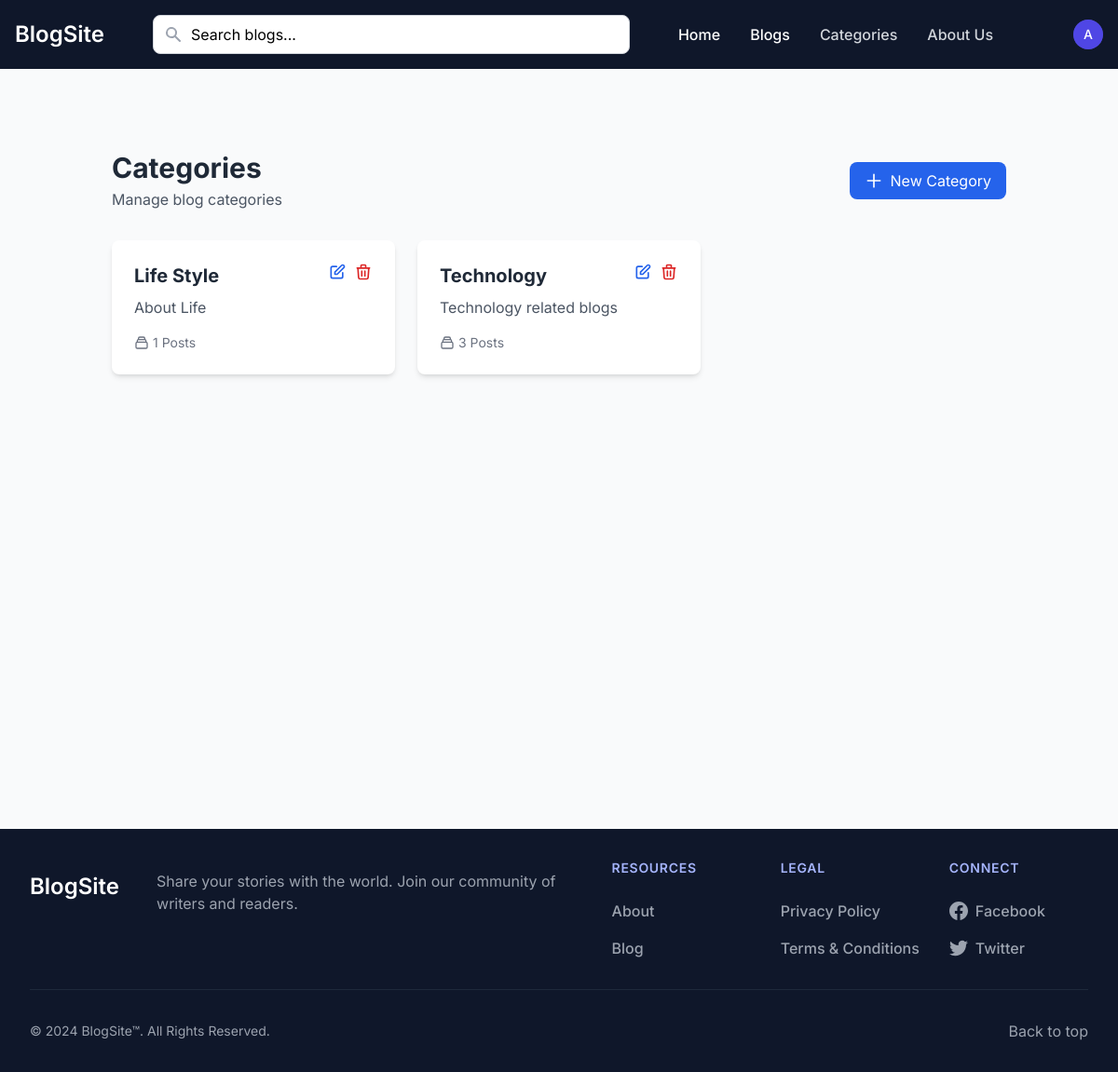
/categories (signed in), run on the app's committed database.
### app.py (models this page shows, shortened)
class User(UserMixin, db.Model):
    id = db.Column(db.Integer, primary_key=True)
    name = db.Column(db.String(100), nullable=False)
    email = db.Column(db.String(120), unique=True, nullable=False)
    password = db.Column(db.String(200), nullable=False)
    is_admin = db.Column(db.Boolean, default=False)
    created_at = db.Column(db.DateTime, nullable=False, default=datetime.utcnow)
    updated_at = db.Column(db.DateTime, default=datetime.utcnow, onupdate=datetime.utcnow)

class Category(db.Model):
    id = db.Column(db.Integer, primary_key=True)
    name = db.Column(db.String(50), unique=True, nullable=False)
    description = db.Column(db.Text)
    created_at = db.Column(db.DateTime, default=datetime.utcnow)
    updated_at = db.Column(db.DateTime, default=datetime.utcnow, onupdate=datetime.utcnow)
    blogs = db.relationship('Blog', backref='category', lazy=True)

### app.py (the view)
@app.route('/categories')
@login_required
def list_categories():
    categories = Category.query.order_by(Category.name).all()
    return render_template('categories.html', categories=categories, user=current_user)

### app.py (called while the page is built)
@app.context_processor
def utility_processor():
    return {
        'POSTS_PER_PAGE': app.config['POSTS_PER_PAGE'],
        'min': min  # Make min() function available in templates
    }

@login_manager.user_loader
def load_user(user_id):
    return User.query.get(int(user_id))

### templates/categories.html (shortened to what this page needs)
{% extends "base.html" %}
{% block content %}
<div class="max-w-6xl mx-auto my-10 px-4">
    <div class="flex justify-between items-center mb-8">
        <div>
            <h2 class="text-3xl font-bold text-gray-800">Categories</h2>
            <p class="text-gray-600 mt-1">Manage blog categories</p>
        </div>
        {% if user.is_admin%}
        <a href="{{ url_for('create_category') }}"
           class="inline-flex items-center px-4 py-2 bg-blue-600 text-white rounded-lg hover:bg-blue-700 focus:outline-none focus:ring-2 focus:ring-blue-500">
            <svg class="w-5 h-5 mr-2" fill="none" stroke="currentColor" viewBox="0 0 24 24">
                <path stroke-linecap="round" stroke-linejoin="round" stroke-width="2" d="M12 4v16m8-8H4"></path>
            </svg>
            New Category
        </a>
        {% endif %}
    </div>
    <div class="grid grid-cols-1 md:grid-cols-2 lg:grid-cols-3 gap-6">
        {% for category in categories %}
        <div class="bg-white rounded-lg shadow-md overflow-hidden hover:shadow-lg transition-shadow duration-300">
            <div class="p-6">
                <div class="flex justify-between items-start">
                    <div>
                        <h3 class="text-xl font-bold text-gray-800">{{ category.name }}</h3>
                        <p class="text-gray-600 mt-2">{{ category.description or 'No description available' }}</p>
                    </div>
                    <div class="flex space-x-2">
                        <a href="{{ url_for('edit_category', category_id=category.id) }}"
                           class="text-blue-600 hover:text-blue-800">
                            <svg class="w-5 h-5" fill="none" stroke="currentColor" viewBox="0 0 24 24">
                                <path stroke-linecap="round" stroke-linejoin="round" stroke-width="2" d="M11 5H6a2 2 0 00-2 2v11a2 2 0 002 2h11a2 2 0 002-2v-5m-1.414-9.414a2 2 0 112.828 2.828L11.828 15H9v-2.828l8.586-8.586z"></path>
                            </svg>
                        </a>
                        <form method="POST" action="{{ url_for('delete_category', category_id=category.id) }}"
                              class="inline"
                              onsubmit="return confirm('Are you sure you want to delete this category?')">
                            <button type="submit" class="text-red-600 hover:text-red-800">
                                <svg class="w-5 h-5" fill="none" stroke="currentColor" viewBox="0 0 24 24">
                                    <path stroke-linecap="round" stroke-linejoin="round" stroke-width="2" d="M19 7l-.867 12.142A2 2 0 0116.138 21H7.862a2 2 0 01-1.995-1.858L5 7m5 4v6m4-6v6m1-10V4a1 1 0 00-1-1h-4a1 1 0 00-1 1v3M4 7h16"></path>
                                </svg>
                            </button>
                        </form>
                    </div>
                </div>
                <div class="mt-4 flex items-center text-sm text-gray-500">
                    <svg class="w-4 h-4 mr-1" fill="none" stroke="currentColor" viewBox="0 0 24 24">
                        <path stroke-linecap="round" stroke-linejoin="round" stroke-width="2" d="M19 11H5m14 0a2 2 0 012 2v6a2 2 0 01-2 2H5a2 2 0 01-2-2v-6a2 2 0 012-2m14 0V9a2 2 0 00-2-2M5 11V9a2 2 0 012-2m0 0V5a2 2 0 012-2h6a2 2 0 012 2v2M7 7h10"></path>
                    </svg>
                    {{ category.blogs|length }} Posts
                </div>
            </div>
        </div>
        {% endfor %}
    </div>
</div>
{% endblock %}

### templates/base.html (shortened to what this page needs)
<!DOCTYPE html>
<html lang="en">
<head>
    <link href="{{ url_for('static', filename='dist/css/output.css') }}" rel="stylesheet">
</head>
<body class="bg-gray-50">
    <nav class="bg-slate-900">
        <div class="max-w-screen-xl flex flex-wrap items-center justify-between mx-auto p-4">
            <a href="/" class="flex items-center space-x-3 rtl:space-x-reverse">
                <span class="self-center text-2xl font-semibold whitespace-nowrap text-white">BlogSite</span>
            </a>
            <div class="flex items-center md:order-2">
                {% if current_user.is_authenticated %}
                    <button type="button"
                            class="flex text-sm bg-slate-700 rounded-full md:me-0 focus:ring-4 focus:ring-indigo-500"
                            id="user-menu-button"
                            aria-expanded="false"
                            data-dropdown-toggle="user-dropdown"
                            data-dropdown-placement="bottom"
                            style="margin-left: 50px;">
                        <div class="w-8 h-8 rounded-full bg-indigo-600 flex items-center justify-center">
                            <span class="text-white font-medium">{{ current_user.name[:1] }}</span>
                        </div>
                    </button>
                {% else %}
                    <a href="{{ url_for('login') }}"
                        style="margin-left: 50px;"
                       class="text-white bg-indigo-600 hover:bg-indigo-700 focus:ring-4 focus:outline-none focus:ring-indigo-300 font-medium rounded-lg text-sm px-4 py-2 text-center shadow-sm">
                        Login
                    </a>
                {% endif %}
            </div>
            <div class="items-center justify-between hidden w-full md:flex md:w-auto md:order-1 bg-slate-900" id="navbar-cta">
                <ul class="flex flex-col font-medium p-4 md:p-0 mt-4 rounded-lg md:space-x-8 rtl:space-x-reverse md:flex-row md:mt-0">
                    <li>
                        <a href="/" class="block py-2 px-3 md:p-0 text-white hover:text-indigo-300" aria-current="page">Home</a>
                    </li>
                    <li>
                        <a href="{{url_for('all_blogs')}}" class="block py-2 px-3 md:p-0 text-white hover:text-indigo-300" aria-current="page">Blogs</a>
                    </li>
                    {% if user.is_admin %}
                    <li>
                        <a href="{{ url_for('list_categories') }}" class="block py-2 px-3 md:p-0 text-gray-300 hover:text-indigo-300">Categories</a>
                    </li>
                    {% endif %}
                    <li>
                        <a href="#" class="block py-2 px-3 md:p-0 text-gray-300 hover:text-indigo-300">About Us</a>
                    </li>
                </ul>
            </div>
            <div class="flex-1 max-w-lg mx-4 relative">
                <form action="{{ url_for('search') }}" method="GET" class="relative">
                    <div class="relative">
                        <input type="text" name="q"
                               class="w-full px-4 py-2 pl-10 pr-4 rounded-lg border border-gray-300 focus:outline-none focus:ring-2 focus:ring-indigo-500 focus:border-indigo-500"
                               id="searchInput"
                               placeholder="Search blogs..."
                               autocomplete="off"
                               value="{{ request.args.get('q', '') }}">
                        <div class="absolute inset-y-0 left-0 pl-3 flex items-center pointer-events-none">
                        </div>
                    </div>
                </form>
            </div>
        </div>
    </nav>
    <main class="container mx-auto px-4 py-8 min-h-screen">
        {% block content %}{% endblock %}
    </main>
    <footer class="bg-slate-900 text-white">
        <div class="mx-auto w-full max-w-screen-xl p-8">
            <div class="md:flex md:justify-between">
                <div class="mb-6 md:mb-0">
                    <a href="/" class="flex items-center space-y-3">
                        <span class="self-center text-2xl font-semibold whitespace-nowrap text-white">BlogSite</span>
                        <p class="text-gray-400 mt-4 max-w-md" style="margin-left: 40px;">Share your stories with the world. Join our community of writers and readers.</p>
                    </a>
                </div>
                <div class="grid grid-cols-2 gap-12 sm:gap-8 sm:grid-cols-3">
                    <div>
                        <h2 class="mb-6 text-sm font-semibold text-indigo-300 uppercase tracking-wider">Resources</h2>
                        <ul class="text-gray-400 font-medium space-y-4">
                            <li class="mb-4">
                                <a href="#" class="hover:text-indigo-300 transition-colors duration-200">About</a>
                            </li>
                            <li>
                                <a href="#" class="hover:text-indigo-300 transition-colors duration-200">Blog</a>
                            </li>
                        </ul>
                    </div>
                    <div>
                        <h2 class="mb-6 text-sm font-semibold text-indigo-300 uppercase tracking-wider">Legal</h2>
                        <ul class="text-gray-400 font-medium space-y-4">
                            <li class="mb-4">
                                <a href="#" class="hover:text-indigo-300 transition-colors duration-200">Privacy Policy</a>
                            </li>
                            <li>
                                <a href="#" class="hover:text-indigo-300 transition-colors duration-200">Terms &amp; Conditions</a>
                            </li>
                        </ul>
                    </div>
                    <div>
                        <h2 class="mb-6 text-sm font-semibold text-indigo-300 uppercase tracking-wider">Connect</h2>
                        <ul class="text-gray-400 font-medium space-y-4">
                            <li>
                                <a href="#" class="hover:text-indigo-300 transition-colors duration-200 flex items-center">
                                    Facebook
                                </a>
                            </li>
                            <li>
                                <a href="#" class="hover:text-indigo-300 transition-colors duration-200 flex items-center">
                                    Twitter
                                </a>
                            </li>
                        </ul>
                    </div>
                </div>
            </div>
            <hr class="my-8 border-slate-800" />
            <div class="sm:flex sm:items-center sm:justify-between">
                <span class="text-sm text-gray-400 sm:text-center">© 2024 BlogSite™. All Rights Reserved.</span>
                <div class="flex mt-4 sm:mt-0">
                    <a href="#" class="text-gray-400 hover:text-indigo-300 transition-colors duration-200">
                        Back to top
                    </a>
                </div>
            </div>
        </div>
    </footer>
</body>
</html>

### templates/base.html (style rules this page uses)
body { font-family: 'Inter', sans-serif; }

### data on the page
User: name "A"
Category: name "Life Style", description "About Life", blogs|length "1"
Category: name "Technology", description "Technology related blogs", blogs|length "3"
